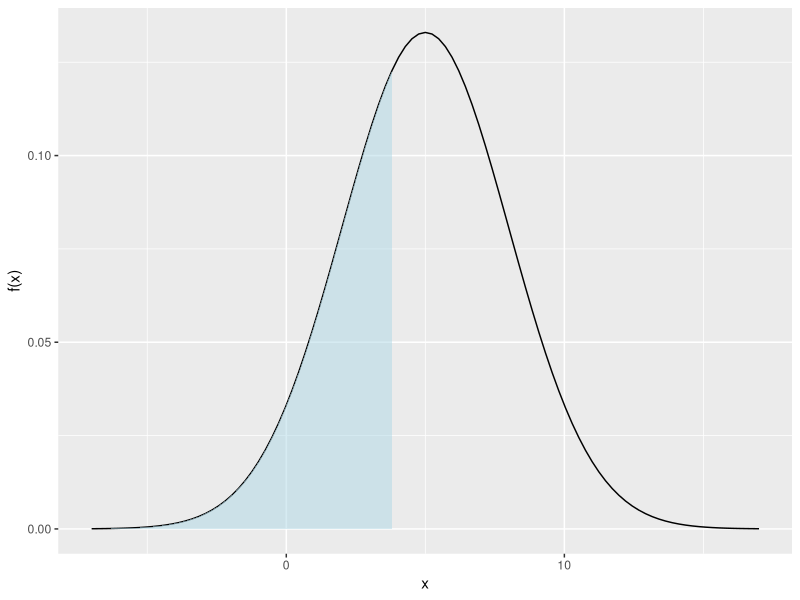
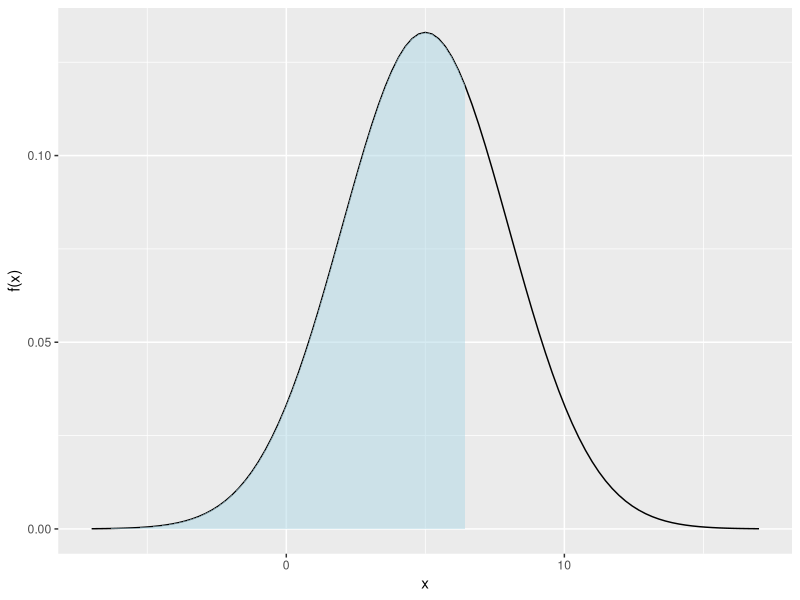
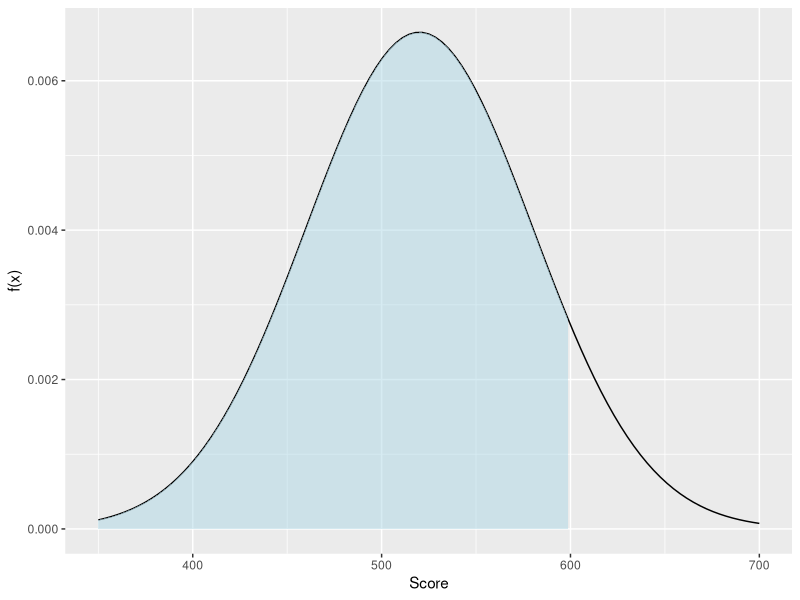

These charts were generated, in order, by the following R code:
## ---- chunk 1
#| echo: false
require(ggplot2)
## ---- chunk 2
#| echo: true
pnorm(1.8,0,1)
pnorm(1.89,0,1)
## ---- chunk 3
#| echo: false
x       = 4
mu      = 5
sigmaSq = 9
pnorm(x, mu, sqrt(sigmaSq))
## ---- chunk 4
#| echo: true
pnorm(4,5,3)
## ---- chunk 5
#| label: normalProbPlot
#| echo: false
#| fig-asp: 1
#| out-width: "50%" 
x       = 4
mu      = 5
sigmaSq = 9
lab     = 'x'

funcShaded <- function(x, lower_bound) {
    y = dnorm(x, mean = mu, sd = sqrt(sigmaSq))
    y[x >= lower_bound] <- NA
    return(y)
}

xMin = mu - sqrt(sigmaSq)*4
xMax = mu + sqrt(sigmaSq)*4
ggplot(data.frame(x = c(xMin, xMax)), aes(x = x)) + 
    stat_function(fun = dnorm, args = list(mean = mu, sd = sqrt(sigmaSq))) + 
    stat_function(fun = funcShaded, args = list(lower_bound = x), 
                  geom = "area", fill = 'lightblue', alpha = .5) +
    scale_x_continuous(name = lab) + scale_y_continuous(name = "f(x)")
## ---- chunk 6
#| echo: true
qnorm(.7,5,3)
## ---- chunk 7
#| label: normalQuantilePlot
#| echo: false
#| fig-asp: 1
#| out-width: "50%" 
x   = qnorm(.7,mu,sqrt(sigmaSq))
lab = 'x' 

funcShaded <- function(x, lower_bound) {
    y = dnorm(x, mean = mu, sd = sqrt(sigmaSq))
    y[x >= lower_bound] <- NA
    return(y)
}

xMin = mu - sqrt(sigmaSq)*4
xMax = mu + sqrt(sigmaSq)*4
ggplot(data.frame(x = c(xMin, xMax)), aes(x = x)) + 
    stat_function(fun = dnorm, args = list(mean = mu, sd = sqrt(sigmaSq))) + 
    stat_function(fun = funcShaded, args = list(lower_bound = x), 
                  geom = "area", fill = 'lightblue', alpha = .5) +
    scale_x_continuous(name = lab) + scale_y_continuous(name = "f(x)")
## ---- chunk 8
#| echo: false
#| eval: true
qnorm( pnorm(3,5,3), 5,3)
## ---- chunk 9
#| echo: false
#| eval: true
pnorm(qnorm(.2,5,3), 5, 3)
## ---- chunk 10
#| echo: true
pnorm(0,3.2,sqrt(100))
## ---- chunk 11
#| echo: true
qnorm(.05,-3.2,sqrt(100))
## ---- chunk 12
#| label: SATquationNoEcho
#| echo: false
#| fig-asp: 1
#| out-width: "50%" 
x       = 600
mu      = 520
sigmaSq = 3600

funcShaded <- function(x, lower_bound) {
    y = dnorm(x, mean = mu, sd = sqrt(sigmaSq))
    y[x >= lower_bound] <- NA
    return(y)
}

xMin = 350
xMax = 700
ggplot(data.frame(x = c(xMin, xMax)), aes(x = x)) + 
    stat_function(fun = dnorm, args = list(mean = mu, sd = sqrt(sigmaSq))) + 
    stat_function(fun = funcShaded, args = list(lower_bound = x), 
                  geom = "area", fill = 'lightblue', alpha = .5) +
    scale_x_continuous(name = "Score") + scale_y_continuous(name = "f(x)")
## ---- chunk 13
#| echo: true
x       = 600
mu      = 520
sigmaSq = 3600
pnorm(x, mu, sqrt(sigmaSq))
## ---- chunk 14
#| echo: true
prob    = .96
mu      = 520
sigmaSq = 3600
qnorm(prob, mu, sqrt(sigmaSq))
## ---- chunk 15
#| echo: true
mu      = 1
sigmaSq = 2.54^2*.000001
pnorm(1.001, mu, sqrt(sigmaSq)) - 
    pnorm(.999, mu, sqrt(sigmaSq))
## ---- chunk 16
#| label: normalEmpRuleGeneral
#| echo: false
#| fig-asp: 1
#| out-width: "100%"

mu      = 0
sigmaSq = 1
lab     = 'x' 

funcShaded <- function(x, lower_bound) {
    y = dnorm(x, mean = mu, sd = sqrt(sigmaSq))
    y[x >= lower_bound | x <= -lower_bound] <- NA
    return(y)
}

xMin = mu - sqrt(sigmaSq)*4
xMax = mu + sqrt(sigmaSq)*4
outPlot = ggplot(data.frame(x = c(xMin, xMax)), aes(x = x)) + 
    stat_function(fun = dnorm, args = list(mean = mu, sd = sqrt(sigmaSq))) + 
    stat_function(fun = funcShaded, args = list(lower_bound = 3), 
                  geom = "area", fill = 'lightcoral', alpha = .5) +
    scale_x_continuous(name = lab) + scale_y_continuous(name = "f(x)")
## ---- chunk 17
outPlot = outPlot +   stat_function(fun = funcShaded, args = list(lower_bound = 2), 
                  geom = "area", fill = 'lightgreen', alpha = .5) 
## ---- chunk 18
outPlot = outPlot +
    stat_function(fun = funcShaded, args = list(lower_bound = 1), 
                  geom = "area", fill = 'lightblue', alpha = .5) 
